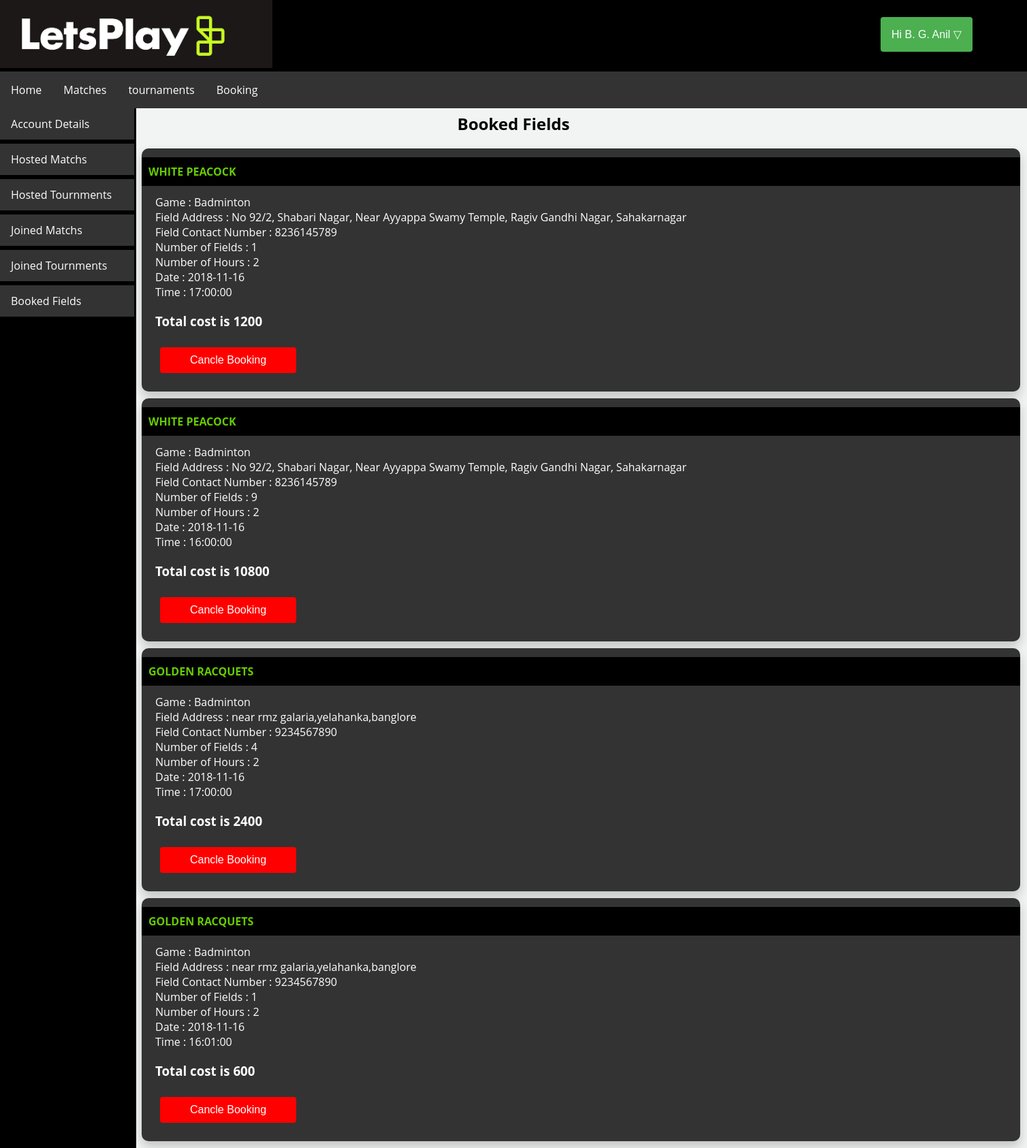
Page /homepage.php?page=bf (signed in) on the committed database.
### tables this page shows
CREATE TABLE `user` (
  `uid` int(11) NOT NULL,
  `username` varchar(30) NOT NULL,
  `password` varchar(30) NOT NULL,
  `fullname` varchar(30) NOT NULL,
  `dob` date NOT NULL,
  `gender` varchar(7) NOT NULL,
  `email` varchar(30) NOT NULL,
  `phno` varchar(12) NOT NULL
);

CREATE TABLE `booking` (
  `bid` int(11) NOT NULL,
  `uid` int(11) NOT NULL,
  `fid` int(11) NOT NULL,
  `bdate` date NOT NULL,
  `btime` time NOT NULL,
  `hours` varchar(6) NOT NULL,
  `courts` int(11) NOT NULL,
  `cost` int(11) NOT NULL
);

CREATE TABLE `field` (
  `fid` int(11) NOT NULL,
  `name` varchar(50) NOT NULL,
  `game` varchar(50) NOT NULL,
  `address` varchar(200) NOT NULL,
  `phno` varchar(20) NOT NULL,
  `costperhour` int(10) NOT NULL,
  `courts` int(11) NOT NULL
);

### bookedfields.php (the view, shortened to what this page needs)
<!DOCTYPE html>
<html>
<head>
</head>
<body>
	<?php
	include "sidebar.php";
    ?>
<h2 align="center">Booked Fields</h2>
<?php
$username = $_SESSION['username'];
$conn = mysqli_connect("localhost","root","","letsromp");
  $uidresult=mysqli_query($conn,"SELECT uid from user where username='$username' ;");
  $uidrow=mysqli_fetch_assoc($uidresult);
  $uid=$uidrow["uid"];
  $x=0;
switch($x)
{
  case 0:
  $result = mysqli_query($conn,"SELECT * from booking where uid='$uid' ");
while($row= $result->fetch_assoc())
{ $fid=$row["fid"];
  $fieldresult=mysqli_query($conn,"SELECT * from field where fid='$fid' ;");
  $fieldrow=mysqli_fetch_assoc($fieldresult);
  ?>
<div class="main">
                <h2 class="contenttitle"> <?php echo $fieldrow["name"] ;?></h2>
                <?php
               echo "Game : ".$fieldrow["game"];
               echo "<br>";
               echo "Field Address : ".$fieldrow["address"];
               echo "<br>";
               echo "Field Contact Number  : ".$fieldrow["phno"];
               echo "<br>";
               echo "Number of Fields : ".$row["courts"];
               echo "<br>";
               echo "Number of Hours : ".$row["hours"];
               echo "<br>";
               echo "Date : ".$row["bdate"];
               echo "<br>";
               echo "Time : ".$row["btime"];
               echo "<br>";
               ?>
               <h3><?php echo "Total cost is ".$row["cost"]  ; ?></h2>
                <form action="" method="post">
                  <button class="cancleb" type="submit" name="cancle" value=<?php echo $row["bid"] ?>>Cancle Booking</button>
                </form>
                </div>
                  <?php
                   }
                   break;
                   ?>
                    <?php
                 }
                   ?>
</body>
</html>

### homepage.php (shortened to what this page needs)
<!DOCTYPE html>
<html>
<head>
</head>
<body style="font-family: 'Open Sans', sans-serif;">
	<div class="letsplay">
	<img src="letsplay1.jpg" width="400" height="100" alt="letsplay">
	<div class="right"  >
		<div class="dropdown">
  <button class="dropbtn">
  	<?php
  	$conn = mysqli_connect("localhost","root","","letsromp");
  	$username=$_SESSION['username'];
  	$result=mysqli_query($conn,"SELECT fullname from user where username='$username' ");
  	$fullname=mysqli_fetch_assoc($result);
echo 'Hi '.$fullname["fullname"].' &#9661';
 ?></button>
</div>
   </div>
   <ul>
  <li><a href="?page=home">Home</a></li>
  <li><a href="?page=matchs">Matches</a></li>
  <li><a href="?page=tournment">tournaments</a></li>
  <li><a href="?page=booking">Booking</a></li>
</ul>
</div>
<div class="sample">
	<?php
if (!isset($_GET["page"]) ) {
	include "home.php";
}
else
{
	switch ($_GET["page"])
	{
	case 'bf' : include "bookedfields.php";
	             break ;
    }
}
 ?>
 </div>
</body>
</html>

### sidebar.php (shortened to what this page needs)
<!DOCTYPE html>
<html>
<head>
</head>
<body>
<div class="sidebar">
     <a href='?page=ad' style="margin-top: 3px;">Account Details</a>
     <a href='?page=hm'>Hosted Matchs</a>
     <a href='?page=ht'>Hosted Tournments</a>
     <a href='?page=jm'>Joined Matchs</a>
     <a href='?page=jt'>Joined Tournments</a>
     <a href='?page=bf'>Booked Fields</a>
  </div>
</body>
</html>

### homepage.php (style rules this page uses)
.letsplay { background-color: black; position: fixed; top: 0; left: 0; right: 0; z-index: 1; }
.right { position: relative; float: right; margin-top: 25px; margin-right: 80px; }
ul { list-style-type: none; margin: 0; padding: 0; overflow: hidden; background-color: #333333; position: relative; }
li { float: left; }
li a { display: block; color: white; text-align: center; padding: 16px; text-decoration: none; }
.sample { margin-top: 165px; }
.dropbtn { background-color: #4CAF50; color: white; padding: 16px; font-size: 16px; border: none; border-radius: 4px; }
.dropdown { position: relative; display: inline-block; }

### bookedfields.php (style rules this page uses)
body { background-color: #F2F4F4; }
.main { background-color: #333333; box-shadow: 0px 8px 16px 0px rgba(0,0,0,0.2); width: 1270px; height: 100%; margin-left: 200px; padding-left: 20px; border-radius: 10px; color: white; font-family: 'Open Sans', sans-serif; padding-bottom: 20px; float: left; margin-bottom: 10px; }
.contenttitle { color: #66cc00; background-color: black; text-transform: uppercase; width: auto; padding: 10px; margin-left: -20px; font-size: 16px; }
.cancleb { margin-right: 100px; width: 200px; background-color: red; color: white; padding: 10px; font-size: 16px; border: none; border-radius: 4px; margin: 7px; cursor: pointer; }

### sidebar.php (style rules this page uses)
.sidebar { width: 200px; height: 100%; background-color: black; position: fixed; margin-top: -12px; left: 0; }
.sidebar a { color: white; padding: 12px 16px; text-decoration: none; display: block; background-color: #333333; border: 3px solid black; margin-left: -3px; }

### rows in the picture
user: fullname "B. G. Anil"
booking: fid.name "WHITE PEACOCK", fid.game "Badminton", fid.address "No 92/2, Shabari Nagar, Near Ayyappa Swamy Temple, Ragiv Gandhi Nagar, Sahakarnagar", fid.phno "8236145789", courts "1", hours "2", bdate "2018-11-16", btime "17:00:00", cost "1200"
booking: fid.name "WHITE PEACOCK", fid.game "Badminton", fid.address "No 92/2, Shabari Nagar, Near Ayyappa Swamy Temple, Ragiv Gandhi Nagar, Sahakarnagar", fid.phno "8236145789", courts "9", hours "2", bdate "2018-11-16", btime "16:00:00", cost "10800"
booking: fid.name "GOLDEN RACQUETS", fid.game "Badminton", fid.address "near rmz galaria,yelahanka,banglore", fid.phno "9234567890", courts "4", hours "2", bdate "2018-11-16", btime "17:00:00", cost "2400"
booking: fid.name "GOLDEN RACQUETS", fid.game "Badminton", fid.address "near rmz galaria,yelahanka,banglore", fid.phno "9234567890", courts "1", hours "2", bdate "2018-11-16", btime "16:01:00", cost "600", $row["bid"] 5 (drawn)
